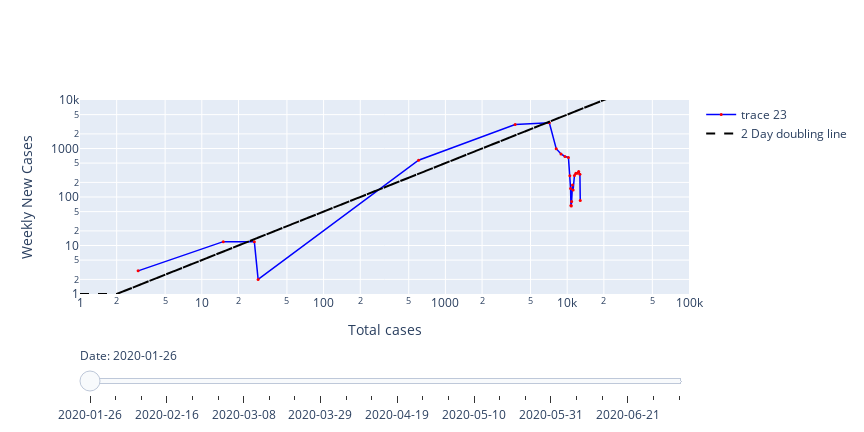

This figure's notebook cell:
### Code cell
# | label: fig-time-trends
# | fig-cap: "Total confirmed cases and weekly new cases"
# fig = px.scatter(weekly_time, x='confirmed', y='new_cases', animation_frame=weekly_time.index.astype(str), log_x=True,log_y=True,range_x=[1,1e6],range_y=[1,1e5])
fig_trends = go.Figure()
# traces
for index, row in weekly_time.iterrows():
    fig_trends.add_trace(
        go.Scatter(
            visible=False,
            mode="markers+lines",
            line=dict(color="blue", width=1.5),
            marker=dict(color="red", size=3),
            x=weekly_time["confirmed"][:index],
            y=weekly_time["new_cases"][:index],
            hovertemplate="<b>Confirmed:</b> %{x}<br>" + "<b>New Cases:</b> %{y}<br>"+"<b>Date:</b> %{customdata}<extra></extra>",
            customdata=weekly_time[:index].index.astype(str)
        )
    )

fig_trends.add_trace(
    go.Scatter(
        mode="lines",
        line=dict(color="black", width=2,dash='dash'),
        x=doubling_line['confirmed'],
        y=doubling_line["new_cases"],
        hovertemplate="<b>Confirmed:</b> %{x}<br>" + "<b>New Cases:</b>",
        name = '2 Day doubling line'
    )
)

fig_trends.data[-2].visible = True

steps = []
for i in range(len(fig_trends.data)-1):
    visible = [False] * len(
        fig_trends.data
    )  # initialize visible list as a list of booleans
    visible[i] = True  # set the i-th element to True
    visible[-1] = True # doubling line always visible
    step = dict(
        method="update",
        args=[{"visible": visible}],
        label=weekly_time.index[i].strftime("%Y-%m-%d"),
    )
    steps.append(step)

sliders = [
    dict(active=len(fig_trends.data), currentvalue={"prefix": "Date: "}, pad={"t": 50}, steps=steps)
]

fig_trends.update_layout(sliders=sliders)
fig_trends.update_layout(
    xaxis=dict(
        range=[0, 5],
        autorange=False,
        zeroline=False,
        type="log",
        title="Total cases",
    ),
    yaxis=dict(
        range=[0, 4],
        autorange=False,
        zeroline=False,
        type="log",
        title="Weekly New Cases",
    ),
    hovermode="closest",
    width=base_fig_wid * dpi,
    height=base_fig_wid * dpi / 2,
)




fig_trends.show()

### Figure 1 — Plotly figure (JSON) as saved in the notebook; plotly's stock layout.template omitted (floating-point values rounded to 4 significant figures)
{"data": [{"customdata": ["2020-01-26"], "hovertemplate": "<b>Confirmed:</b> %{x}<br><b>New Cases:</b> %{y}<br><b>Date:</b> %{customdata}<extra></extra>", "line": {"color": "blue", "width": 1.5}, "marker": {"color": "red", "size": 3}, "mode": "markers+lines", "type": "scatter", "visible": false, "x": [3], "y": [3]}, {"customdata": ["2020-01-26", "2020-02-02"], "hovertemplate": "<b>Confirmed:</b> %{x}<br><b>New Cases:</b> %{y}<br><b>Date:</b> %{customdata}<extra></extra>", "line": {"color": "blue", "width": 1.5}, "marker": {"color": "red", "size": 3}, "mode": "markers+lines", "type": "scatter", "visible": false, "x": [3, 15], "y": [3, 12]}, {"customdata": ["2020-01-26", "2020-02-02", "2020-02-09"], "hovertemplate": "<b>Confirmed:</b> %{x}<br><b>New Cases:</b> %{y}<br><b>Date:</b> %{customdata}<extra></extra>", "line": {"color": "blue", "width": 1.5}, "marker": {"color": "red", "size": 3}, "mode": "markers+lines", "type": "scatter", "visible": false, "x": [3, 15, 27], "y": [3, 12, 12]}, {"customdata": ["2020-01-26", "2020-02-02", "2020-02-09", "2020-02-16"], "hovertemplate": "<b>Confirmed:</b> %{x}<br><b>New Cases:</b> %{y}<br><b>Date:</b> %{customdata}<extra></extra>", "line": {"color": "blue", "width": 1.5}, "marker": {"color": "red", "size": 3}, "mode": "markers+lines", "type": "scatter", "visible": false, "x": [3, 15, 27, 29], "y": [3, 12, 12, 2]}, {"customdata": ["2020-01-26", "2020-02-02", "2020-02-09", "2020-02-16", "2020-02-23"], "hovertemplate": "<b>Confirmed:</b> %{x}<br><b>New Cases:</b> %{y}<br><b>Date:</b> %{customdata}<extra></extra>", "line": {"color": "blue", "width": 1.5}, "marker": {"color": "red", "size": 3}, "mode": "markers+lines", "type": "scatter", "visible": false, "x": [3, 15, 27, 29, 602], "y": [3, 12, 12, 2, 573]}, {"customdata": ["2020-01-26", "2020-02-02", "2020-02-09", "2020-02-16", "2020-02-23", "2020-03-01"], "hovertemplate": "<b>Confirmed:</b> %{x}<br><b>New Cases:</b> %{y}<br><b>Date:</b> %{customdata}<extra></extra>", "line": {"color": "blue", "width": 1.5}, "marker": {"color": "red", "size": 3}, "mode": "markers+lines", "type": "scatter", "visible": false, "x": [3, 15, 27, 29, 602, 3736], "y": [3, 12, 12, 2, 573, 3134]}, {"customdata": ["2020-01-26", "2020-02-02", "2020-02-09", "2020-02-16", "2020-02-23", "2020-03-01", "2020-03-08"], "hovertemplate": "<b>Confirmed:</b> %{x}<br><b>New Cases:</b> %{y}<br><b>Date:</b> %{customdata}<extra></extra>", "line": {"color": "blue", "width": 1.5}, "marker": {"color": "red", "size": 3}, "mode": "markers+lines", "type": "scatter", "visible": false, "x": [3, 15, 27, 29, 602, 3736, 7134], "y": [3, 12, 12, 2, 573, 3134, 3398]}, {"customdata": ["2020-01-26", "2020-02-02", "2020-02-09", "2020-02-16", "2020-02-23", "2020-03-01", "2020-03-08", "2020-03-15"], "hovertemplate": "<b>Confirmed:</b> %{x}<br><b>New Cases:</b> %{y}<br><b>Date:</b> %{customdata}<extra></extra>", "line": {"color": "blue", "width": 1.5}, "marker": {"color": "red", "size": 3}, "mode": "markers+lines", "type": "scatter", "visible": false, "x": [3, 15, 27, 29, 602, 3736, 7134, 8126], "y": [3, 12, 12, 2, 573, 3134, 3398, 992]}, {"customdata": ["2020-01-26", "2020-02-02", "2020-02-09", "2020-02-16", "2020-02-23", "2020-03-01", "2020-03-08", "2020-03-15", "2020-03-22"], "hovertemplate": "<b>Confirmed:</b> %{x}<br><b>New Cases:</b> %{y}<br><b>Date:</b> %{customdata}<extra></extra>", "line": {"color": "blue", "width": 1.5}, "marker": {"color": "red", "size": 3}, "mode": "markers+lines", "type": "scatter", "visible": false, "x": [3, 15, 27, 29, 602, 3736, 7134, 8126, 8897], "y": [3, 12, 12, 2, 573, 3134, 3398, 992, 771]}, {"customdata": ["2020-01-26", "2020-02-02", "2020-02-09", "2020-02-16", "2020-02-23", "2020-03-01", "2020-03-08", "2020-03-15", "2020-03-22", "2020-03-29"], "hovertemplate": "<b>Confirmed:</b> %{x}<br><b>New Cases:</b> %{y}<br><b>Date:</b> %{customdata}<extra></extra>", "line": {"color": "blue", "width": 1.5}, "marker": {"color": "red", "size": 3}, "mode": "markers+lines", "type": "scatter", "visible": false, "x": [3, 15, 27, 29, 602, 3736, 7134, 8126, 8897, 9583], "y": [3, 12, 12, 2, 573, 3134, 3398, 992, 771, 686]}, {"customdata": ["2020-01-26", "2020-02-02", "2020-02-09", "2020-02-16", "2020-02-23", "2020-03-01", "2020-03-08", "2020-03-15", "2020-03-22", "2020-03-29", "2020-04-05"], "hovertemplate": "<b>Confirmed:</b> %{x}<br><b>New Cases:</b> %{y}<br><b>Date:</b> %{customdata}<extra></extra>", "line": {"color": "blue", "width": 1.5}, "marker": {"color": "red", "size": 3}, "mode": "markers+lines", "type": "scatter", "visible": false, "x": [3, 15, 27, 29, 602, 3736, 7134, 8126, 8897, 9583, 10237], "y": [3, 12, 12, 2, 573, 3134, 3398, 992, 771, 686, 654]}, {"customdata": ["2020-01-26", "2020-02-02", "2020-02-09", "2020-02-16", "2020-02-23", "2020-03-01", "2020-03-08", "2020-03-15", "2020-03-22", "2020-03-29", "2020-04-05", "2020-04-12"], "hovertemplate": "<b>Confirmed:</b> %{x}<br><b>New Cases:</b> %{y}<br><b>Date:</b> %{customdata}<extra></extra>", "line": {"color": "blue", "width": 1.5}, "marker": {"color": "red", "size": 3}, "mode": "markers+lines", "type": "scatter", "visible": false, "x": [3, 15, 27, 29, 602, 3736, 7134, 8126, 8897, 9583, 10237, 10512], "y": [3, 12, 12, 2, 573, 3134, 3398, 992, 771, 686, 654, 275]}, {"customdata": ["2020-01-26", "2020-02-02", "2020-02-09", "2020-02-16", "2020-02-23", "2020-03-01", "2020-03-08", "2020-03-15", "2020-03-22", "2020-03-29", "2020-04-05", "2020-04-12", "2020-04-19"], "hovertemplate": "<b>Confirmed:</b> %{x}<br><b>New Cases:</b> %{y}<br><b>Date:</b> %{customdata}<extra></extra>", "line": {"color": "blue", "width": 1.5}, "marker": {"color": "red", "size": 3}, "mode": "markers+lines", "type": "scatter", "visible": false, "x": [3, 15, 27, 29, 602, 3736, 7134, 8126, 8897, 9583, 10237, 10512, 10661], "y": [3, 12, 12, 2, 573, 3134, 3398, 992, 771, 686, 654, 275, 149]}, {"customdata": ["2020-01-26", "2020-02-02", "2020-02-09", "2020-02-16", "2020-02-23", "2020-03-01", "2020-03-08", "2020-03-15", "2020-03-22", "2020-03-29", "2020-04-05", "2020-04-12", "2020-04-19", "2020-04-26"], "hovertemplate": "<b>Confirmed:</b> %{x}<br><b>New Cases:</b> %{y}<br><b>Date:</b> %{customdata}<extra></extra>", "line": {"color": "blue", "width": 1.5}, "marker": {"color": "red", "size": 3}, "mode": "markers+lines", "type": "scatter", "visible": false, "x": [3, 15, 27, 29, 602, 3736, 7134, 8126, 8897, 9583, 10237, 10512, 10661, 10728], "y": [3, 12, 12, 2, 573, 3134, 3398, 992, 771, 686, 654, 275, 149, 67]}, {"customdata": ["2020-01-26", "2020-02-02", "2020-02-09", "2020-02-16", "2020-02-23", "2020-03-01", "2020-03-08", "2020-03-15", "2020-03-22", "2020-03-29", "2020-04-05", "2020-04-12", "2020-04-19", "2020-04-26", "2020-05-03"], "hovertemplate": "<b>Confirmed:</b> %{x}<br><b>New Cases:</b> %{y}<br><b>Date:</b> %{customdata}<extra></extra>", "line": {"color": "blue", "width": 1.5}, "marker": {"color": "red", "size": 3}, "mode": "markers+lines", "type": "scatter", "visible": false, "x": [3, 15, 27, 29, 602, 3736, 7134, 8126, 8897, 9583, 10237, 10512, 10661, 10728, 10793], "y": [3, 12, 12, 2, 573, 3134, 3398, 992, 771, 686, 654, 275, 149, 67, 65]}, {"customdata": ["2020-01-26", "2020-02-02", "2020-02-09", "2020-02-16", "2020-02-23", "2020-03-01", "2020-03-08", "2020-03-15", "2020-03-22", "2020-03-29", "2020-04-05", "2020-04-12", "2020-04-19", "2020-04-26", "2020-05-03", "2020-05-10"], "hovertemplate": "<b>Confirmed:</b> %{x}<br><b>New Cases:</b> %{y}<br><b>Date:</b> %{customdata}<extra></extra>", "line": {"color": "blue", "width": 1.5}, "marker": {"color": "red", "size": 3}, "mode": "markers+lines", "type": "scatter", "visible": false, "x": [3, 15, 27, 29, 602, 3736, 7134, 8126, 8897, 9583, 10237, 10512, 10661, 10728, 10793, 10874], "y": [3, 12, 12, 2, 573, 3134, 3398, 992, 771, 686, 654, 275, 149, 67, 65, 81]}, {"customdata": ["2020-01-26", "2020-02-02", "2020-02-09", "2020-02-16", "2020-02-23", "2020-03-01", "2020-03-08", "2020-03-15", "2020-03-22", "2020-03-29", "2020-04-05", "2020-04-12", "2020-04-19", "2020-04-26", "2020-05-03", "2020-05-10", "2020-05-17"], "hovertemplate": "<b>Confirmed:</b> %{x}<br><b>New Cases:</b> %{y}<br><b>Date:</b> %{customdata}<extra></extra>", "line": {"color": "blue", "width": 1.5}, "marker": {"color": "red", "size": 3}, "mode": "markers+lines", "type": "scatter", "visible": false, "x": [3, 15, 27, 29, 602, 3736, 7134, 8126, 8897, 9583, 10237, 10512, 10661, 10728, 10793, 10874, 11050], "y": [3, 12, 12, 2, 573, 3134, 3398, 992, 771, 686, 654, 275, 149, 67, 65, 81, 176]}, {"customdata": ["2020-01-26", "2020-02-02", "2020-02-09", "2020-02-16", "2020-02-23", "2020-03-01", "2020-03-08", "2020-03-15", "2020-03-22", "2020-03-29", "2020-04-05", "2020-04-12", "2020-04-19", "2020-04-26", "2020-05-03", "2020-05-10", "2020-05-17", "2020-05-24"], "hovertemplate": "<b>Confirmed:</b> %{x}<br><b>New Cases:</b> %{y}<br><b>Date:</b> %{customdata}<extra></extra>", "line": {"color": "blue", "width": 1.5}, "marker": {"color": "red", "size": 3}, "mode": "markers+lines", "type": "scatter", "visible": false, "x": [3, 15, 27, 29, 602, 3736, 7134, 8126, 8897, 9583, 10237, 10512, 10661, 10728, 10793, 10874, 11050, 11190], "y": [3, 12, 12, 2, 573, 3134, 3398, 992, 771, 686, 654, 275, 149, 67, 65, 81, 176, 140]}, {"customdata": ["2020-01-26", "2020-02-02", "2020-02-09", "2020-02-16", "2020-02-23", "2020-03-01", "2020-03-08", "2020-03-15", "2020-03-22", "2020-03-29", "2020-04-05", "2020-04-12", "2020-04-19", "2020-04-26", "2020-05-03", "2020-05-10", "2020-05-17", "2020-05-24", "2020-05-31"], "hovertemplate": "<b>Confirmed:</b> %{x}<br><b>New Cases:</b> %{y}<br><b>Date:</b> %{customdata}<extra></extra>", "line": {"color": "blue", "width": 1.5}, "marker": {"color": "red", "size": 3}, "mode": "markers+lines", "type": "scatter", "visible": false, "x": [3, 15, 27, 29, 602, 3736, 7134, 8126, 8897, 9583, 10237, 10512, 10661, 10728, 10793, 10874, 11050, 11190, 11468], "y": [3, 12, 12, 2, 573, 3134, 3398, 992, 771, 686, 654, 275, 149, 67, 65, 81, 176, 140, 278]}, {"customdata": ["2020-01-26", "2020-02-02", "2020-02-09", "2020-02-16", "2020-02-23", "2020-03-01", "2020-03-08", "2020-03-15", "2020-03-22", "2020-03-29", "2020-04-05", "2020-04-12", "2020-04-19", "2020-04-26", "2020-05-03", "2020-05-10", "2020-05-17", "2020-05-24", "2020-05-31", "2020-06-07"], "hovertemplate": "<b>Confirmed:</b> %{x}<br><b>New Cases:</b> %{y}<br><b>Date:</b> %{customdata}<extra></extra>", "line": {"color": "blue", "width": 1.5}, "marker": {"color": "red", "size": 3}, "mode": "markers+lines", "type": "scatter", "visible": false, "x": [3, 15, 27, 29, 602, 3736, 7134, 8126, 8897, 9583, 10237, 10512, 10661, 10728, 10793, 10874, 11050, 11190, 11468, 11776], "y": [3, 12, 12, 2, 573, 3134, 3398, 992, 771, 686, 654, 275, 149, 67, 65, 81, 176, 140, 278, 308]}, {"customdata": ["2020-01-26", "2020-02-02", "2020-02-09", "2020-02-16", "2020-02-23", "2020-03-01", "2020-03-08", "2020-03-15", "2020-03-22", "2020-03-29", "2020-04-05", "2020-04-12", "2020-04-19", "2020-04-26", "2020-05-03", "2020-05-10", "2020-05-17", "2020-05-24", "2020-05-31", "2020-06-07", "2020-06-14"], "hovertemplate": "<b>Confirmed:</b> %{x}<br><b>New Cases:</b> %{y}<br><b>Date:</b> %{customdata}<extra></extra>", "line": {"color": "blue", "width": 1.5}, "marker": {"color": "red", "size": 3}, "mode": "markers+lines", "type": "scatter", "visible": false, "x": [3, 15, 27, 29, 602, 3736, 7134, 8126, 8897, 9583, 10237, 10512, 10661, 10728, 10793, 10874, 11050, 11190, 11468, 11776, 12085], "y": [3, 12, 12, 2, 573, 3134, 3398, 992, 771, 686, 654, 275, 149, 67, 65, 81, 176, 140, 278, 308, 309]}, {"customdata": ["2020-01-26", "2020-02-02", "2020-02-09", "2020-02-16", "2020-02-23", "2020-03-01", "2020-03-08", "2020-03-15", "2020-03-22", "2020-03-29", "2020-04-05", "2020-04-12", "2020-04-19", "2020-04-26", "2020-05-03", "2020-05-10", "2020-05-17", "2020-05-24", "2020-05-31", "2020-06-07", "2020-06-14", "2020-06-21"], "hovertemplate": "<b>Confirmed:</b> %{x}<br><b>New Cases:</b> %{y}<br><b>Date:</b> %{customdata}<extra></extra>", "line": {"color": "blue", "width": 1.5}, "marker": {"color": "red", "size": 3}, "mode": "markers+lines", "type": "scatter", "visible": false, "x": [3, 15, 27, 29, 602, 3736, 7134, 8126, 8897, 9583, 10237, 10512, 10661, 10728, 10793, 10874, 11050, 11190, 11468, 11776, 12085, 12421], "y": [3, 12, 12, 2, 573, 3134, 3398, 992, 771, 686, 654, 275, 149, 67, 65, 81, 176, 140, 278, 308, 309, 336]}, {"customdata": ["2020-01-26", "2020-02-02", "2020-02-09", "2020-02-16", "2020-02-23", "2020-03-01", "2020-03-08", "2020-03-15", "2020-03-22", "2020-03-29", "2020-04-05", "2020-04-12", "2020-04-19", "2020-04-26", "2020-05-03", "2020-05-10", "2020-05-17", "2020-05-24", "2020-05-31", "2020-06-07", "2020-06-14", "2020-06-21", "2020-06-28"], "hovertemplate": "<b>Confirmed:</b> %{x}<br><b>New Cases:</b> %{y}<br><b>Date:</b> %{customdata}<extra></extra>", "line": {"color": "blue", "width": 1.5}, "marker": {"color": "red", "size": 3}, "mode": "markers+lines", "type": "scatter", "visible": false, "x": [3, 15, 27, 29, 602, 3736, 7134, 8126, 8897, 9583, 10237, 10512, 10661, 10728, 10793, 10874, 11050, 11190, 11468, 11776, 12085, 12421, 12715], "y": [3, 12, 12, 2, 573, 3134, 3398, 992, 771, 686, 654, 275, 149, 67, 65, 81, 176, 140, 278, 308, 309, 336, 294]}, {"customdata": ["2020-01-26", "2020-02-02", "2020-02-09", "2020-02-16", "2020-02-23", "2020-03-01", "2020-03-08", "2020-03-15", "2020-03-22", "2020-03-29", "2020-04-05", "2020-04-12", "2020-04-19", "2020-04-26", "2020-05-03", "2020-05-10", "2020-05-17", "2020-05-24", "2020-05-31", "2020-06-07", "2020-06-14", "2020-06-21", "2020-06-28", "2020-07-05"], "hovertemplate": "<b>Confirmed:</b> %{x}<br><b>New Cases:</b> %{y}<br><b>Date:</b> %{customdata}<extra></extra>", "line": {"color": "blue", "width": 1.5}, "marker": {"color": "red", "size": 3}, "mode": "markers+lines", "type": "scatter", "visible": true, "x": [3, 15, 27, 29, 602, 3736, 7134, 8126, 8897, 9583, 10237, 10512, 10661, 10728, 10793, 10874, 11050, 11190, 11468, 11776, 12085, 12421, 12715, 12800], "y": [3, 12, 12, 2, 573, 3134, 3398, 992, 771, 686, 654, 275, 149, 67, 65, 81, 176, 140, 278, 308, 309, 336, 294, 85]}, {"hovertemplate": "<b>Confirmed:</b> %{x}<br><b>New Cases:</b>", "line": {"color": "black", "dash": "dash", "width": 2}, "mode": "lines", "name": "2 Day doubling line", "type": "scatter", "x": [1, 2, 4, 8, 16, 32, 64, 128, 256, 512, 1024, 2048, 4096, 8192, 16384, 32768, 65536, 131072, 262144, 524288, 1048576, 2097152, 4194304, 8388608, 16777216, 33554432, 67108864, 134217728, 268435456, 536870912, 1073741824, 2147483648, 4294967296, 8589934592, 17179869184, 34359738368, 68719476736, 137438953472, 274877906944, 549755813888, 1099511627776, 2199023255552, 1, 2, 4, 8, 16, 32, 64, 128, 256, 512, 1024, 2048, 4096, 8192, 16384, 32768, 65536, 131072, 262144, 524288, 1048576, 2097152, 4194304, 8388608, 16777216, 33554432, 67108864, 134217728, 268435456, 536870912, 1073741824, 2147483648, 4294967296, 8589934592, 17179869184, 34359738368, 68719476736, 137438953472, 274877906944, 549755813888], "y": [1, 1, 2, 4, 8, 16, 32, 64, 128, 256, 512, 1024, 2048, 4096, 8192, 16384, 32768, 65536, 131072, 262144, 524288, 1048576, 2097152, 4194304, 8388608, 16777216, 33554432, 67108864, 134217728, 268435456, 536870912, 1073741824, 2147483648, 4294967296, 8589934592, 17179869184, 34359738368, 68719476736, 137438953472, 274877906944, 549755813888, 1099511627776, -2199023255551, 1, 2, 4, 8, 16, 32, 64, 128, 256, 512, 1024, 2048, 4096, 8192, 16384, 32768, 65536, 131072, 262144, 524288, 1048576, 2097152, 4194304, 8388608, 16777216, 33554432, 67108864, 134217728, 268435456, 536870912, 1073741824, 2147483648, 4294967296, 8589934592, 17179869184, 34359738368, 68719476736, 137438953472, 274877906944]}], "layout": {"height": 432, "hovermode": "closest", "sliders": [{"active": 25, "currentvalue": {"prefix": "Date: "}, "pad": {"t": 50}, "steps": [{"args": [{"visible": [true, false, false, false, false, false, false, false, false, false, false, false, false, false, false, false, false, false, false, false, false, false, false, false, true]}], "label": "2020-01-26", "method": "update"}, {"args": [{"visible": [false, true, false, false, false, false, false, false, false, false, false, false, false, false, false, false, false, false, false, false, false, false, false, false, true]}], "label": "2020-02-02", "method": "update"}, {"args": [{"visible": [false, false, true, false, false, false, false, false, false, false, false, false, false, false, false, false, false, false, false, false, false, false, false, false, true]}], "label": "2020-02-09", "method": "update"}, {"args": [{"visible": [false, false, false, true, false, false, false, false, false, false, false, false, false, false, false, false, false, false, false, false, false, false, false, false, true]}], "label": "2020-02-16", "method": "update"}, {"args": [{"visible": [false, false, false, false, true, false, false, false, false, false, false, false, false, false, false, false, false, false, false, false, false, false, false, false, true]}], "label": "2020-02-23", "method": "update"}, {"args": [{"visible": [false, false, false, false, false, true, false, false, false, false, false, false, false, false, false, false, false, false, false, false, false, false, false, false, true]}], "label": "2020-03-01", "method": "update"}, {"args": [{"visible": [false, false, false, false, false, false, true, false, false, false, false, false, false, false, false, false, false, false, false, false, false, false, false, false, true]}], "label": "2020-03-08", "method": "update"}, {"args": [{"visible": [false, false, false, false, false, false, false, true, false, false, false, false, false, false, false, false, false, false, false, false, false, false, false, false, true]}], "label": "2020-03-15", "method": "update"}, {"args": [{"visible": [false, false, false, false, false, false, false, false, true, false, false, false, false, false, false, false, false, false, false, false, false, false, false, false, true]}], "label": "2020-03-22", "method": "update"}, {"args": [{"visible": [false, false, false, false, false, false, false, false, false, true, false, false, false, false, false, false, false, false, false, false, false, false, false, false, true]}], "label": "2020-03-29", "method": "update"}, {"args": [{"visible": [false, false, false, false, false, false, false, false, false, false, true, false, false, false, false, false, false, false, false, false, false, false, false, false, true]}], "label": "2020-04-05", "method": "update"}, {"args": [{"visible": [false, false, false, false, false, false, false, false, false, false, false, true, false, false, false, false, false, false, false, false, false, false, false, false, true]}], "label": "2020-04-12", "method": "update"}, {"args": [{"visible": [false, false, false, false, false, false, false, false, false, false, false, false, true, false, false, false, false, false, false, false, false, false, false, false, true]}], "label": "2020-04-19", "method": "update"}, {"args": [{"visible": [false, false, false, false, false, false, false, false, false, false, false, false, false, true, false, false, false, false, false, false, false, false, false, false, true]}], "label": "2020-04-26", "method": "update"}, {"args": [{"visible": [false, false, false, false, false, false, false, false, false, false, false, false, false, false, true, false, false, false, false, false, false, false, false, false, true]}], "label": "2020-05-03", "method": "update"}, {"args": [{"visible": [false, false, false, false, false, false, false, false, false, false, false, false, false, false, false, true, false, false, false, false, false, false, false, false, true]}], "label": "2020-05-10", "method": "update"}, {"args": [{"visible": [false, false, false, false, false, false, false, false, false, false, false, false, false, false, false, false, true, false, false, false, false, false, false, false, true]}], "label": "2020-05-17", "method": "update"}, {"args": [{"visible": [false, false, false, false, false, false, false, false, false, false, false, false, false, false, false, false, false, true, false, false, false, false, false, false, true]}], "label": "2020-05-24", "method": "update"}, {"args": [{"visible": [false, false, false, false, false, false, false, false, false, false, false, false, false, false, false, false, false, false, true, false, false, false, false, false, true]}], "label": "2020-05-31", "method": "update"}, {"args": [{"visible": [false, false, false, false, false, false, false, false, false, false, false, false, false, false, false, false, false, false, false, true, false, false, false, false, true]}], "label": "2020-06-07", "method": "update"}, {"args": [{"visible": [false, false, false, false, false, false, false, false, false, false, false, false, false, false, false, false, false, false, false, false, true, false, false, false, true]}], "label": "2020-06-14", "method": "update"}, {"args": [{"visible": [false, false, false, false, false, false, false, false, false, false, false, false, false, false, false, false, false, false, false, false, false, true, false, false, true]}], "label": "2020-06-21", "method": "update"}, {"args": [{"visible": [false, false, false, false, false, false, false, false, false, false, false, false, false, false, false, false, false, false, false, false, false, false, true, false, true]}], "label": "2020-06-28", "method": "update"}, {"args": [{"visible": [false, false, false, false, false, false, false, false, false, false, false, false, false, false, false, false, false, false, false, false, false, false, false, true, true]}], "label": "2020-07-05", "method": "update"}]}], "width": 864, "xaxis": {"autorange": false, "range": [0, 5], "title": {"text": "Total cases"}, "type": "log", "zeroline": false}, "yaxis": {"autorange": false, "range": [0, 4], "title": {"text": "Weekly New Cases"}, "type": "log", "zeroline": false}}}
